Frame 1 (no input): blank canvas, image omitted
Frame 60 (the mouse pressed at the canvas centre just before this capture): blank canvas, image omitted
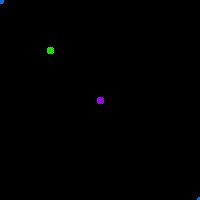
Frame 120 (the mouse held since frame 60 and released just before this capture)

The Processing sketch whose frames 1 and 60 were blank and that drew this single picture after the mouse press (run headless with seeded random() and noise(); from frame 60 on, the mouse is pressed at the canvas centre):

// Processing sketch: processing_96344
// ── processing_96344.pde

void setup(){
  size(200,200);
  background(0);
  strokeWeight(7);
}
void draw(){
stroke(#970BDE);
  point(mouseX,mouseY);
  stroke(#18DE0B);
  point(mouseX/2,mouseY/2);
  stroke(#0B68DE);
  point(mouseX*2,mouseY*2);
  }
